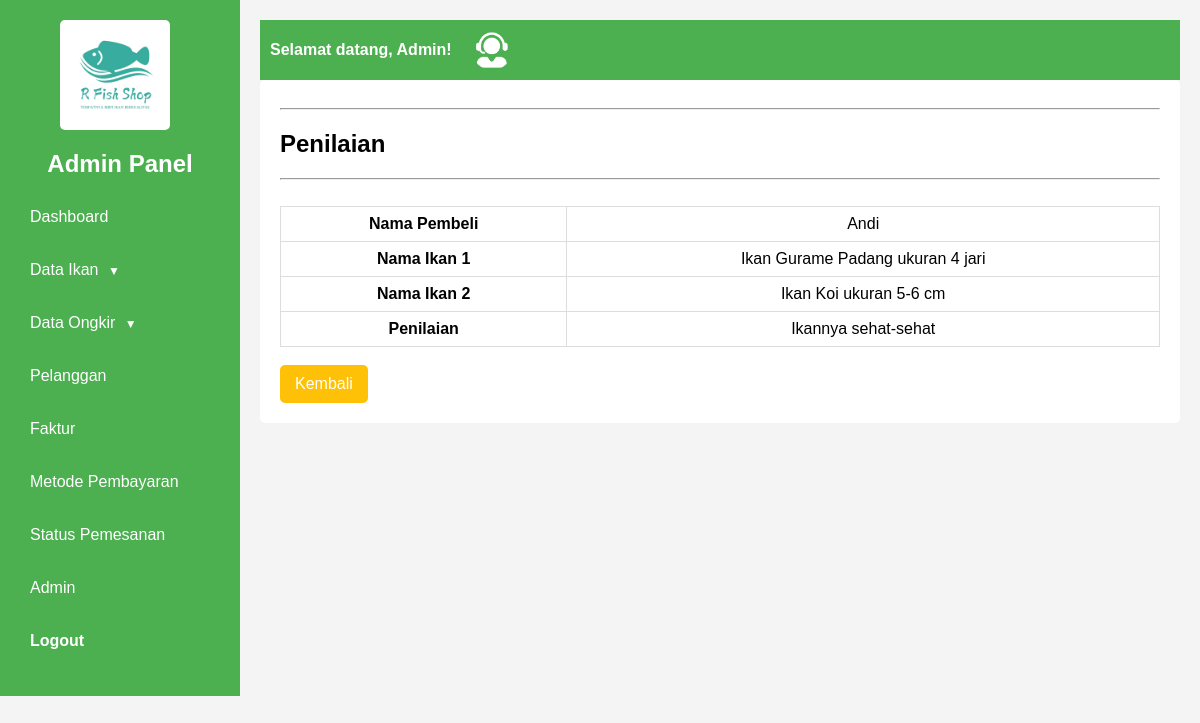
The app's page /admin/index.php?halaman=penilaian&id_faktur=F002 (signed in) with its own data.
### tables this page shows
CREATE TABLE `faktur` (
  `id_faktur` varchar(10) NOT NULL,
  `tanggal_pembelian` date NOT NULL,
  `tanggal_pembayaran` varchar(20) NOT NULL,
  `total_harga` varchar(20) NOT NULL,
  `id_pelanggan` varchar(10) NOT NULL,
  `id_ongkir` varchar(10) NOT NULL,
  `id_metode` varchar(10) NOT NULL,
  `id_status` varchar(10) NOT NULL,
  `alamat_pengiriman` varchar(100) NOT NULL,
  `bukti_pembayaran` varchar(100) NOT NULL,
  `penilaian_produk` varchar(500) NOT NULL,
  `komplain` varchar(500) NOT NULL
);

CREATE TABLE `pelanggan` (
  `id_pelanggan` varchar(10) NOT NULL,
  `nama` varchar(50) NOT NULL,
  `email` varchar(50) NOT NULL,
  `telepon` varchar(15) NOT NULL,
  `alamat` varchar(100) NOT NULL,
  `password` varchar(20) NOT NULL
);

CREATE TABLE `transaksi` (
  `jumlah_pesanan` int(11) NOT NULL,
  `id_faktur` varchar(10) NOT NULL,
  `id_ikan` varchar(10) NOT NULL,
  `ikan` varchar(50) NOT NULL,
  `harga` varchar(20) NOT NULL,
  `subharga` varchar(20) NOT NULL
);

CREATE TABLE `ikan` (
  `id_ikan` varchar(10) NOT NULL,
  `nama_ikan` varchar(50) NOT NULL,
  `harga` varchar(20) NOT NULL,
  `foto` varchar(50) NOT NULL,
  `deskripsi` varchar(1000) NOT NULL,
  `stok` int(20) NOT NULL,
  `id_kategori` varchar(10) NOT NULL,
  `tanggal_masuk` date DEFAULT NULL
);

### admin/penilaian.php (the view)
<?php
$id_faktur=$_GET['id_faktur'];
$ambil=$koneksi->query("SELECT * FROM faktur
JOIN pelanggan ON faktur.id_pelanggan=pelanggan.id_pelanggan
WHERE id_faktur='$id_faktur'");
$detail = $ambil->fetch_assoc();
?>
<div class="report-box">
<hr><h2>Penilaian</h2><hr><br>
<div class="container">
<table border="1" class="product-table">
	<tr>
		<td><strong>Nama Pembeli<strong></td>
		<td><?php echo $detail['nama'];?></td>
	</tr>
	<?php $no=1;
	$sql=$koneksi->query("SELECT * FROM transaksi
	JOIN ikan ON transaksi.id_ikan=ikan.id_ikan
	WHERE id_faktur='$id_faktur'");?>
	<?php while($data = $sql->fetch_assoc()){;?>
	<tr>
		<td><strong>Nama Ikan <?php echo $no++;?><strong></td>
		<td><?php echo $data['nama_ikan'];?></td>
	<?php }?>
	</tr>
	<tr>
		<td><strong>Penilaian<strong></td>
		<td><?php echo $detail['penilaian_produk'];?></td>
	</tr>
</table>
</div>
<br><a href="index.php?halaman=faktur" class="btn-custom-warning">Kembali</a>
</div>

### css/styleadmin.css (style rules this page uses)
body { font-family: Arial, sans-serif; margin: 0; padding: 0; background-color: #f4f4f4; }
.container { display: flex; }
.report-box { background: #fff; padding: 20px; margin-bottom: 20px; border-radius: 5px; box-sizing: border-box; }
.product-table { width: 100%; border-collapse: collapse; }
.product-table th, .product-table td { border: 1px solid #ddd; padding: 8px; text-align: center; }
.btn-custom-warning { display: inline-block; padding: 10px 15px; color: white; background-color: #ffc107; border: none; border-radius: 5px; text-decoration: none; text-align: center; }

### records on screen
faktur: id_pelanggan.nama "Andi", penilaian_produk "Ikannya sehat-sehat"
transaksi: id_ikan.nama_ikan "Ikan Gurame Padang ukuran 4 jari"
transaksi: id_ikan.nama_ikan "Ikan Koi ukuran 5-6 cm"
